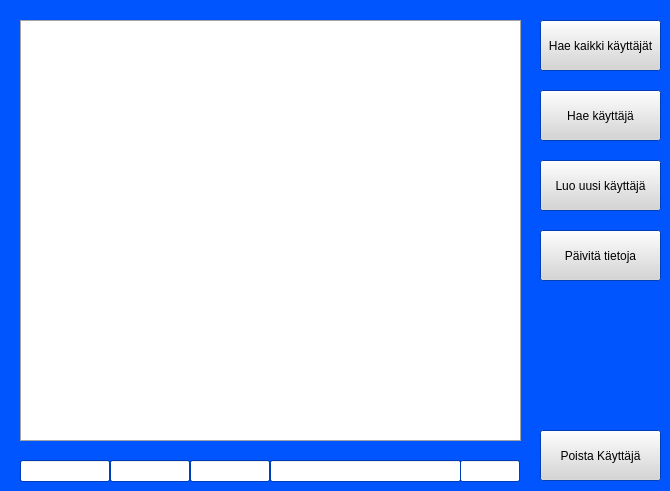
        <widget class="QWidget" name="screenAsiakkaat">
         <property name="palette">
          <palette>
           <active>
            <colorrole role="WindowText">
             <brush brushstyle="SolidPattern">
              <color alpha="255">
               <red>0</red>
               <green>0</green>
               <blue>0</blue>
              </color>
             </brush>
            </colorrole>
            <colorrole role="Button">
             <brush brushstyle="SolidPattern">
              <color alpha="255">
               <red>213</red>
               <green>213</green>
               <blue>213</blue>
              </color>
             </brush>
            </colorrole>
            <colorrole role="Light">
             <brush brushstyle="SolidPattern">
              <color alpha="255">
               <red>127</red>
               <green>170</green>
               <blue>255</blue>
              </color>
             </brush>
            </colorrole>
            <colorrole role="Midlight">
             <brush brushstyle="SolidPattern">
              <color alpha="255">
               <red>63</red>
               <green>127</green>
               <blue>255</blue>
              </color>
             </brush>
            </colorrole>
            <colorrole role="Dark">
             <brush brushstyle="SolidPattern">
              <color alpha="255">
               <red>0</red>
               <green>42</green>
               <blue>127</blue>
              </color>
             </brush>
            </colorrole>
            <colorrole role="Mid">
             <brush brushstyle="SolidPattern">
              <color alpha="255">
               <red>0</red>
               <green>57</green>
               <blue>170</blue>
              </color>
             </brush>
            </colorrole>
            <colorrole role="Text">
             <brush brushstyle="SolidPattern">
              <color alpha="255">
               <red>0</red>
               <green>0</green>
               <blue>0</blue>
              </color>
             </brush>
            </colorrole>
            <colorrole role="BrightText">
             <brush brushstyle="SolidPattern">
              <color alpha="255">
               <red>255</red>
               <green>255</green>
               <blue>255</blue>
              </color>
             </brush>
            </colorrole>
            <colorrole role="ButtonText">
             <brush brushstyle="SolidPattern">
              <color alpha="255">
               <red>0</red>
               <green>0</green>
               <blue>0</blue>
              </color>
             </brush>
            </colorrole>
            <colorrole role="Base">
             <brush brushstyle="SolidPattern">
              <color alpha="255">
               <red>255</red>
               <green>255</green>
               <blue>255</blue>
              </color>
             </brush>
            </colorrole>
            <colorrole role="Window">
             <brush brushstyle="SolidPattern">
              <color alpha="255">
               <red>0</red>
               <green>85</green>
               <blue>255</blue>
              </color>
             </brush>
            </colorrole>
            <colorrole role="Shadow">
             <brush brushstyle="SolidPattern">
              <color alpha="255">
               <red>0</red>
               <green>0</green>
               <blue>0</blue>
              </color>
             </brush>
            </colorrole>
            <colorrole role="AlternateBase">
             <brush brushstyle="SolidPattern">
              <color alpha="255">
               <red>127</red>
               <green>170</green>
               <blue>255</blue>
              </color>
             </brush>
            </colorrole>
            <colorrole role="ToolTipBase">
             <brush brushstyle="SolidPattern">
              <color alpha="255">
               <red>255</red>
               <green>255</green>
               <blue>220</blue>
              </color>
             </brush>
            </colorrole>
            <colorrole role="ToolTipText">
             <brush brushstyle="SolidPattern">
              <color alpha="255">
               <red>0</red>
               <green>0</green>
               <blue>0</blue>
              </color>
             </brush>
            </colorrole>
            <colorrole role="PlaceholderText">
             <brush brushstyle="SolidPattern">
              <color alpha="127">
               <red>0</red>
               <green>0</green>
               <blue>0</blue>
              </color>
             </brush>
            </colorrole>
            <colorrole role="Accent">
             <brush brushstyle="SolidPattern">
              <color alpha="255">
               <red>255</red>
               <green>255</green>
               <blue>255</blue>
              </color>
             </brush>
            </colorrole>
           </active>
           <inactive>
            <colorrole role="WindowText">
             <brush brushstyle="SolidPattern">
              <color alpha="255">
               <red>0</red>
               <green>0</green>
               <blue>0</blue>
              </color>
             </brush>
            </colorrole>
            <colorrole role="Button">
             <brush brushstyle="SolidPattern">
              <color alpha="255">
               <red>213</red>
               <green>213</green>
               <blue>213</blue>
              </color>
             </brush>
            </colorrole>
            <colorrole role="Light">
             <brush brushstyle="SolidPattern">
              <color alpha="255">
               <red>127</red>
               <green>170</green>
               <blue>255</blue>
              </color>
             </brush>
            </colorrole>
            <colorrole role="Midlight">
             <brush brushstyle="SolidPattern">
              <color alpha="255">
               <red>63</red>
               <green>127</green>
               <blue>255</blue>
              </color>
             </brush>
            </colorrole>
            <colorrole role="Dark">
             <brush brushstyle="SolidPattern">
              <color alpha="255">
               <red>0</red>
               <green>42</green>
               <blue>127</blue>
              </color>
             </brush>
            </colorrole>
            <colorrole role="Mid">
             <brush brushstyle="SolidPattern">
              <color alpha="255">
               <red>0</red>
               <green>57</green>
               <blue>170</blue>
              </color>
             </brush>
            </colorrole>
            <colorrole role="Text">
             <brush brushstyle="SolidPattern">
              <color alpha="255">
               <red>0</red>
               <green>0</green>
               <blue>0</blue>
              </color>
             </brush>
            </colorrole>
            <colorrole role="BrightText">
             <brush brushstyle="SolidPattern">
              <color alpha="255">
               <red>255</red>
               <green>255</green>
               <blue>255</blue>
              </color>
             </brush>
            </colorrole>
            <colorrole role="ButtonText">
             <brush brushstyle="SolidPattern">
              <color alpha="255">
               <red>0</red>
               <green>0</green>
               <blue>0</blue>
              </color>
             </brush>
            </colorrole>
            <colorrole role="Base">
             <brush brushstyle="SolidPattern">
              <color alpha="255">
               <red>255</red>
               <green>255</green>
               <blue>255</blue>
              </color>
             </brush>
            </colorrole>
            <colorrole role="Window">
             <brush brushstyle="SolidPattern">
              <color alpha="255">
               <red>0</red>
               <green>85</green>
               <blue>255</blue>
              </color>
             </brush>
            </colorrole>
            <colorrole role="Shadow">
             <brush brushstyle="SolidPattern">
              <color alpha="255">
               <red>0</red>
               <green>0</green>
               <blue>0</blue>
              </color>
             </brush>
            </colorrole>
            <colorrole role="AlternateBase">
             <brush brushstyle="SolidPattern">
              <color alpha="255">
               <red>127</red>
               <green>170</green>
               <blue>255</blue>
              </color>
             </brush>
            </colorrole>
            <colorrole role="ToolTipBase">
             <brush brushstyle="SolidPattern">
              <color alpha="255">
               <red>255</red>
               <green>255</green>
               <blue>220</blue>
              </color>
             </brush>
            </colorrole>
            <colorrole role="ToolTipText">
             <brush brushstyle="SolidPattern">
              <color alpha="255">
               <red>0</red>
               <green>0</green>
               <blue>0</blue>
              </color>
             </brush>
            </colorrole>
            <colorrole role="PlaceholderText">
             <brush brushstyle="SolidPattern">
              <color alpha="127">
               <red>0</red>
               <green>0</green>
               <blue>0</blue>
              </color>
             </brush>
            </colorrole>
            <colorrole role="Accent">
             <brush brushstyle="SolidPattern">
              <color alpha="255">
               <red>255</red>
               <green>255</green>
               <blue>255</blue>
              </color>
             </brush>
            </colorrole>
           </inactive>
           <disabled>
            <colorrole role="WindowText">
             <brush brushstyle="SolidPattern">
              <color alpha="255">
               <red>0</red>
               <green>42</green>
               <blue>127</blue>
              </color>
             </brush>
            </colorrole>
            <colorrole role="Button">
             <brush brushstyle="SolidPattern">
              <color alpha="255">
               <red>213</red>
               <green>213</green>
               <blue>213</blue>
              </color>
             </brush>
            </colorrole>
            <colorrole role="Light">
             <brush brushstyle="SolidPattern">
              <color alpha="255">
               <red>127</red>
               <green>170</green>
               <blue>255</blue>
              </color>
             </brush>
            </colorrole>
            <colorrole role="Midlight">
             <brush brushstyle="SolidPattern">
              <color alpha="255">
               <red>63</red>
               <green>127</green>
               <blue>255</blue>
              </color>
             </brush>
            </colorrole>
            <colorrole role="Dark">
             <brush brushstyle="SolidPattern">
              <color alpha="255">
               <red>0</red>
               <green>42</green>
               <blue>127</blue>
              </color>
             </brush>
            </colorrole>
            <colorrole role="Mid">
             <brush brushstyle="SolidPattern">
              <color alpha="255">
               <red>0</red>
               <green>57</green>
               <blue>170</blue>
              </color>
             </brush>
            </colorrole>
            <colorrole role="Text">
             <brush brushstyle="SolidPattern">
              <color alpha="255">
               <red>0</red>
               <green>42</green>
               <blue>127</blue>
              </color>
             </brush>
            </colorrole>
            <colorrole role="BrightText">
             <brush brushstyle="SolidPattern">
              <color alpha="255">
               <red>255</red>
               <green>255</green>
               <blue>255</blue>
              </color>
             </brush>
            </colorrole>
            <colorrole role="ButtonText">
             <brush brushstyle="SolidPattern">
              <color alpha="255">
               <red>0</red>
               <green>42</green>
               <blue>127</blue>
              </color>
             </brush>
            </colorrole>
            <colorrole role="Base">
             <brush brushstyle="SolidPattern">
              <color alpha="255">
               <red>0</red>
               <green>85</green>
               <blue>255</blue>
              </color>
             </brush>
            </colorrole>
            <colorrole role="Window">
             <brush brushstyle="SolidPattern">
              <color alpha="255">
               <red>0</red>
               <green>85</green>
               <blue>255</blue>
              </color>
             </brush>
            </colorrole>
            <colorrole role="Shadow">
             <brush brushstyle="SolidPattern">
              <color alpha="255">
               <red>0</red>
               <green>0</green>
               <blue>0</blue>
              </color>
             </brush>
            </colorrole>
            <colorrole role="AlternateBase">
             <brush brushstyle="SolidPattern">
              <color alpha="255">
               <red>0</red>
               <green>85</green>
               <blue>255</blue>
              </color>
             </brush>
            </colorrole>
            <colorrole role="ToolTipBase">
             <brush brushstyle="SolidPattern">
              <color alpha="255">
               <red>255</red>
               <green>255</green>
               <blue>220</blue>
              </color>
             </brush>
            </colorrole>
            <colorrole role="ToolTipText">
             <brush brushstyle="SolidPattern">
              <color alpha="255">
               <red>0</red>
               <green>0</green>
               <blue>0</blue>
              </color>
             </brush>
            </colorrole>
            <colorrole role="PlaceholderText">
             <brush brushstyle="SolidPattern">
              <color alpha="127">
               <red>0</red>
               <green>42</green>
               <blue>127</blue>
              </color>
             </brush>
            </colorrole>
            <colorrole role="Accent">
             <brush brushstyle="SolidPattern">
              <color alpha="255">
               <red>76</red>
               <green>136</green>
               <blue>255</blue>
              </color>
             </brush>
            </colorrole>
           </disabled>
          </palette>
         </property>
         <widget class="QTableView" name="tableUserData">
          <property name="geometry">
           <rect>
            <x>20</x>
            <y>20</y>
            <width>501</width>
            <height>421</height>
           </rect>
          </property>
          <property name="palette">
           <palette>
            <active>
             <colorrole role="WindowText">
              <brush brushstyle="SolidPattern">
               <color alpha="255">
                <red>0</red>
                <green>0</green>
                <blue>0</blue>
               </color>
              </brush>
             </colorrole>
             <colorrole role="Button">
              <brush brushstyle="SolidPattern">
               <color alpha="255">
                <red>213</red>
                <green>213</green>
                <blue>213</blue>
               </color>
              </brush>
             </colorrole>
             <colorrole role="Light">
              <brush brushstyle="SolidPattern">
               <color alpha="255">
                <red>255</red>
                <green>255</green>
                <blue>255</blue>
               </color>
              </brush>
             </colorrole>
             <colorrole role="Midlight">
              <brush brushstyle="SolidPattern">
               <color alpha="255">
                <red>234</red>
                <green>234</green>
                <blue>234</blue>
               </color>
              </brush>
             </colorrole>
             <colorrole role="Dark">
              <brush brushstyle="SolidPattern">
               <color alpha="255">
                <red>106</red>
                <green>106</green>
                <blue>106</blue>
               </color>
              </brush>
             </colorrole>
             <colorrole role="Mid">
              <brush brushstyle="SolidPattern">
               <color alpha="255">
                <red>142</red>
                <green>142</green>
                <blue>142</blue>
               </color>
              </brush>
             </colorrole>
             <colorrole role="Text">
              <brush brushstyle="SolidPattern">
               <color alpha="255">
                <red>0</red>
                <green>0</green>
                <blue>0</blue>
               </color>
              </brush>
             </colorrole>
             <colorrole role="BrightText">
              <brush brushstyle="SolidPattern">
               <color alpha="255">
                <red>255</red>
                <green>255</green>
                <blue>255</blue>
               </color>
              </brush>
             </colorrole>
             <colorrole role="ButtonText">
              <brush brushstyle="SolidPattern">
               <color alpha="255">
                <red>0</red>
                <green>0</green>
                <blue>0</blue>
               </color>
              </brush>
             </colorrole>
             <colorrole role="Base">
              <brush brushstyle="SolidPattern">
               <color alpha="255">
                <red>255</red>
                <green>255</green>
                <blue>255</blue>
               </color>
              </brush>
             </colorrole>
             <colorrole role="Window">
              <brush brushstyle="SolidPattern">
               <color alpha="255">
                <red>213</red>
                <green>213</green>
                <blue>213</blue>
               </color>
              </brush>
             </colorrole>
             <colorrole role="Shadow">
              <brush brushstyle="SolidPattern">
               <color alpha="255">
                <red>0</red>
                <green>0</green>
                <blue>0</blue>
               </color>
              </brush>
             </colorrole>
             <colorrole role="AlternateBase">
              <brush brushstyle="SolidPattern">
               <color alpha="255">
                <red>234</red>
                <green>234</green>
                <blue>234</blue>
               </color>
              </brush>
             </colorrole>
             <colorrole role="ToolTipBase">
              <brush brushstyle="SolidPattern">
               <color alpha="255">
                <red>255</red>
                <green>255</green>
                <blue>220</blue>
               </color>
              </brush>
             </colorrole>
             <colorrole role="ToolTipText">
              <brush brushstyle="SolidPattern">
               <color alpha="255">
                <red>0</red>
                <green>0</green>
                <blue>0</blue>
               </color>
              </brush>
             </colorrole>
             <colorrole role="PlaceholderText">
              <brush brushstyle="SolidPattern">
               <color alpha="127">
                <red>0</red>
                <green>0</green>
                <blue>0</blue>
               </color>
              </brush>
             </colorrole>
             <colorrole role="Accent">
              <brush brushstyle="SolidPattern">
               <color alpha="255">
                <red>255</red>
                <green>255</green>
                <blue>255</blue>
               </color>
              </brush>
             </colorrole>
            </active>
            <inactive>
             <colorrole role="WindowText">
              <brush brushstyle="SolidPattern">
               <color alpha="255">
                <red>0</red>
                <green>0</green>
                <blue>0</blue>
               </color>
              </brush>
             </colorrole>
             <colorrole role="Button">
              <brush brushstyle="SolidPattern">
               <color alpha="255">
                <red>213</red>
                <green>213</green>
                <blue>213</blue>
               </color>
              </brush>
             </colorrole>
             <colorrole role="Light">
              <brush brushstyle="SolidPattern">
               <color alpha="255">
                <red>255</red>
                <green>255</green>
                <blue>255</blue>
               </color>
              </brush>
             </colorrole>
             <colorrole role="Midlight">
              <brush brushstyle="SolidPattern">
               <color alpha="255">
                <red>234</red>
                <green>234</green>
                <blue>234</blue>
               </color>
              </brush>
             </colorrole>
             <colorrole role="Dark">
              <brush brushstyle="SolidPattern">
               <color alpha="255">
                <red>106</red>
                <green>106</green>
                <blue>106</blue>
               </color>
              </brush>
             </colorrole>
             <colorrole role="Mid">
              <brush brushstyle="SolidPattern">
               <color alpha="255">
                <red>142</red>
                <green>142</green>
                <blue>142</blue>
               </color>
              </brush>
             </colorrole>
             <colorrole role="Text">
              <brush brushstyle="SolidPattern">
               <color alpha="255">
                <red>0</red>
                <green>0</green>
                <blue>0</blue>
               </color>
              </brush>
             </colorrole>
             <colorrole role="BrightText">
              <brush brushstyle="SolidPattern">
               <color alpha="255">
                <red>255</red>
                <green>255</green>
                <blue>255</blue>
               </color>
              </brush>
             </colorrole>
             <colorrole role="ButtonText">
              <brush brushstyle="SolidPattern">
               <color alpha="255">
                <red>0</red>
                <green>0</green>
                <blue>0</blue>
               </color>
              </brush>
             </colorrole>
             <colorrole role="Base">
              <brush brushstyle="SolidPattern">
               <color alpha="255">
                <red>255</red>
                <green>255</green>
                <blue>255</blue>
               </color>
              </brush>
             </colorrole>
             <colorrole role="Window">
              <brush brushstyle="SolidPattern">
               <color alpha="255">
                <red>213</red>
                <green>213</green>
                <blue>213</blue>
               </color>
              </brush>
             </colorrole>
             <colorrole role="Shadow">
              <brush brushstyle="SolidPattern">
               <color alpha="255">
                <red>0</red>
                <green>0</green>
                <blue>0</blue>
               </color>
              </brush>
             </colorrole>
             <colorrole role="AlternateBase">
              <brush brushstyle="SolidPattern">
               <color alpha="255">
                <red>234</red>
                <green>234</green>
                <blue>234</blue>
               </color>
              </brush>
             </colorrole>
             <colorrole role="ToolTipBase">
              <brush brushstyle="SolidPattern">
               <color alpha="255">
                <red>255</red>
                <green>255</green>
                <blue>220</blue>
               </color>
              </brush>
             </colorrole>
             <colorrole role="ToolTipText">
              <brush brushstyle="SolidPattern">
               <color alpha="255">
                <red>0</red>
                <green>0</green>
                <blue>0</blue>
               </color>
              </brush>
             </colorrole>
             <colorrole role="PlaceholderText">
              <brush brushstyle="SolidPattern">
               <color alpha="127">
                <red>0</red>
                <green>0</green>
                <blue>0</blue>
               </color>
              </brush>
             </colorrole>
             <colorrole role="Accent">
              <brush brushstyle="SolidPattern">
               <color alpha="255">
                <red>255</red>
                <green>255</green>
                <blue>255</blue>
               </color>
              </brush>
             </colorrole>
            </inactive>
            <disabled>
             <colorrole role="WindowText">
              <brush brushstyle="SolidPattern">
               <color alpha="255">
                <red>106</red>
                <green>106</green>
                <blue>106</blue>
               </color>
              </brush>
             </colorrole>
             <colorrole role="Button">
              <brush brushstyle="SolidPattern">
               <color alpha="255">
                <red>213</red>
                <green>213</green>
                <blue>213</blue>
               </color>
              </brush>
             </colorrole>
             <colorrole role="Light">
              <brush brushstyle="SolidPattern">
               <color alpha="255">
                <red>255</red>
                <green>255</green>
                <blue>255</blue>
               </color>
              </brush>
             </colorrole>
             <colorrole role="Midlight">
              <brush brushstyle="SolidPattern">
               <color alpha="255">
                <red>234</red>
                <green>234</green>
                <blue>234</blue>
               </color>
              </brush>
             </colorrole>
             <colorrole role="Dark">
              <brush brushstyle="SolidPattern">
               <color alpha="255">
                <red>106</red>
                <green>106</green>
                <blue>106</blue>
               </color>
              </brush>
             </colorrole>
             <colorrole role="Mid">
              <brush brushstyle="SolidPattern">
               <color alpha="255">
                <red>142</red>
                <green>142</green>
                <blue>142</blue>
               </color>
              </brush>
             </colorrole>
             <colorrole role="Text">
              <brush brushstyle="SolidPattern">
               <color alpha="255">
                <red>106</red>
                <green>106</green>
                <blue>106</blue>
               </color>
              </brush>
             </colorrole>
             <colorrole role="BrightText">
              <brush brushstyle="SolidPattern">
               <color alpha="255">
                <red>255</red>
                <green>255</green>
                <blue>255</blue>
               </color>
              </brush>
             </colorrole>
             <colorrole role="ButtonText">
              <brush brushstyle="SolidPattern">
               <color alpha="255">
                <red>106</red>
                <green>106</green>
                <blue>106</blue>
               </color>
              </brush>
             </colorrole>
             <colorrole role="Base">
              <brush brushstyle="SolidPattern">
               <color alpha="255">
                <red>213</red>
                <green>213</green>
                <blue>213</blue>
               </color>
              </brush>
             </colorrole>
             <colorrole role="Window">
              <brush brushstyle="SolidPattern">
               <color alpha="255">
                <red>213</red>
                <green>213</green>
                <blue>213</blue>
               </color>
              </brush>
             </colorrole>
             <colorrole role="Shadow">
              <brush brushstyle="SolidPattern">
               <color alpha="255">
                <red>0</red>
                <green>0</green>
                <blue>0</blue>
               </color>
              </brush>
             </colorrole>
             <colorrole role="AlternateBase">
              <brush brushstyle="SolidPattern">
               <color alpha="255">
                <red>213</red>
                <green>213</green>
                <blue>213</blue>
               </color>
              </brush>
             </colorrole>
             <colorrole role="ToolTipBase">
              <brush brushstyle="SolidPattern">
               <color alpha="255">
                <red>255</red>
                <green>255</green>
                <blue>220</blue>
               </color>
              </brush>
             </colorrole>
             <colorrole role="ToolTipText">
              <brush brushstyle="SolidPattern">
               <color alpha="255">
                <red>0</red>
                <green>0</green>
                <blue>0</blue>
               </color>
              </brush>
             </colorrole>
             <colorrole role="PlaceholderText">
              <brush brushstyle="SolidPattern">
               <color alpha="127">
                <red>106</red>
                <green>106</green>
                <blue>106</blue>
               </color>
              </brush>
             </colorrole>
             <colorrole role="Accent">
              <brush brushstyle="SolidPattern">
               <color alpha="255">
                <red>255</red>
                <green>255</green>
                <blue>255</blue>
               </color>
              </brush>
             </colorrole>
            </disabled>
           </palette>
          </property>
         </widget>
         <widget class="QPushButton" name="btnKayttajaLuoUusi">
          <property name="geometry">
           <rect>
            <x>540</x>
            <y>160</y>
            <width>121</width>
            <height>51</height>
           </rect>
          </property>
          <property name="text">
           <string>Luo uusi käyttäjä</string>
          </property>
         </widget>
         <widget class="QPushButton" name="btnKayttajaPaivitaTietoja">
          <property name="geometry">
           <rect>
            <x>540</x>
            <y>230</y>
            <width>121</width>
            <height>51</height>
           </rect>
          </property>
          <property name="text">
           <string>Päivitä tietoja</string>
          </property>
         </widget>
         <widget class="QPushButton" name="btnKayttajaPoista">
          <property name="geometry">
           <rect>
            <x>540</x>
            <y>430</y>
            <width>121</width>
            <height>51</height>
           </rect>
          </property>
          <property name="text">
           <string>Poista Käyttäjä</string>
          </property>
         </widget>
         <widget class="QLineEdit" name="lineAsiakkaatID">
          <property name="geometry">
           <rect>
            <x>20</x>
            <y>460</y>
            <width>90</width>
            <height>22</height>
           </rect>
          </property>
         </widget>
         <widget class="QLineEdit" name="lineAsiakkaatFname">
          <property name="geometry">
           <rect>
            <x>110</x>
            <y>460</y>
            <width>80</width>
            <height>22</height>
           </rect>
          </property>
         </widget>
         <widget class="QLineEdit" name="lineAsiakkaatLname">
          <property name="geometry">
           <rect>
            <x>190</x>
            <y>460</y>
            <width>80</width>
            <height>22</height>
           </rect>
          </property>
         </widget>
         <widget class="QLineEdit" name="lineAsiakkaatAddress">
          <property name="geometry">
           <rect>
            <x>270</x>
            <y>460</y>
            <width>191</width>
            <height>22</height>
           </rect>
          </property>
         </widget>
         <widget class="QLineEdit" name="lineAsiakkaatRole">
          <property name="geometry">
           <rect>
            <x>460</x>
            <y>460</y>
            <width>60</width>
            <height>22</height>
           </rect>
          </property>
         </widget>
         <widget class="QPushButton" name="btnKayttajaHae">
          <property name="geometry">
           <rect>
            <x>540</x>
            <y>90</y>
            <width>121</width>
            <height>51</height>
           </rect>
          </property>
          <property name="text">
           <string>Hae käyttäjä</string>
          </property>
         </widget>
         <widget class="QPushButton" name="btnKayttajaHaeKaikki">
          <property name="geometry">
           <rect>
            <x>540</x>
            <y>20</y>
            <width>121</width>
            <height>51</height>
           </rect>
          </property>
          <property name="text">
           <string>Hae kaikki käyttäjät</string>
          </property>
         </widget>
        </widget>
